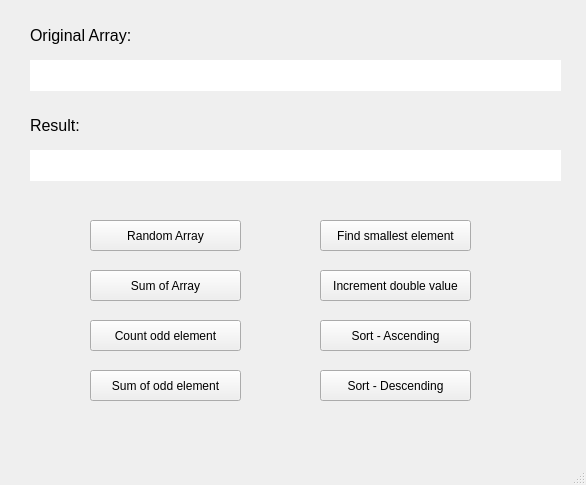
<?xml version="1.0" encoding="UTF-8"?>
<ui version="4.0">
 <class>MainWindow</class>
 <widget class="QMainWindow" name="MainWindow">
  <property name="geometry">
   <rect>
    <x>0</x>
    <y>0</y>
    <width>586</width>
    <height>485</height>
   </rect>
  </property>
  <property name="windowTitle">
   <string>MainWindow</string>
  </property>
  <widget class="QWidget" name="centralwidget">
   <widget class="QLabel" name="label">
    <property name="geometry">
     <rect>
      <x>30</x>
      <y>20</y>
      <width>121</width>
      <height>31</height>
     </rect>
    </property>
    <property name="font">
     <font>
      <pointsize>12</pointsize>
     </font>
    </property>
    <property name="text">
     <string>Original Array:</string>
    </property>
   </widget>
   <widget class="QLabel" name="labelArray">
    <property name="geometry">
     <rect>
      <x>30</x>
      <y>60</y>
      <width>531</width>
      <height>31</height>
     </rect>
    </property>
    <property name="font">
     <font>
      <pointsize>11</pointsize>
     </font>
    </property>
    <property name="styleSheet">
     <string notr="true">background-color: rgb(255, 255, 255);
color: rgb(0, 0, 0);</string>
    </property>
    <property name="text">
     <string/>
    </property>
   </widget>
   <widget class="QLabel" name="label_3">
    <property name="geometry">
     <rect>
      <x>30</x>
      <y>110</y>
      <width>121</width>
      <height>31</height>
     </rect>
    </property>
    <property name="font">
     <font>
      <pointsize>12</pointsize>
     </font>
    </property>
    <property name="text">
     <string>Result:</string>
    </property>
   </widget>
   <widget class="QLabel" name="labelResult">
    <property name="geometry">
     <rect>
      <x>30</x>
      <y>150</y>
      <width>531</width>
      <height>31</height>
     </rect>
    </property>
    <property name="font">
     <font>
      <pointsize>11</pointsize>
     </font>
    </property>
    <property name="styleSheet">
     <string notr="true">background-color: rgb(255, 255, 255);
color: rgb(0, 0, 0);</string>
    </property>
    <property name="text">
     <string/>
    </property>
   </widget>
   <widget class="QPushButton" name="pushButtonRandom">
    <property name="geometry">
     <rect>
      <x>90</x>
      <y>220</y>
      <width>151</width>
      <height>31</height>
     </rect>
    </property>
    <property name="font">
     <font>
      <pointsize>9</pointsize>
     </font>
    </property>
    <property name="text">
     <string>Random Array</string>
    </property>
   </widget>
   <widget class="QPushButton" name="pushButtonSumArray">
    <property name="geometry">
     <rect>
      <x>90</x>
      <y>270</y>
      <width>151</width>
      <height>31</height>
     </rect>
    </property>
    <property name="font">
     <font>
      <pointsize>9</pointsize>
     </font>
    </property>
    <property name="text">
     <string>Sum of Array</string>
    </property>
   </widget>
   <widget class="QPushButton" name="pushButtonCountOdd">
    <property name="geometry">
     <rect>
      <x>90</x>
      <y>320</y>
      <width>151</width>
      <height>31</height>
     </rect>
    </property>
    <property name="font">
     <font>
      <pointsize>9</pointsize>
     </font>
    </property>
    <property name="text">
     <string>Count odd element</string>
    </property>
   </widget>
   <widget class="QPushButton" name="pushButtonSumOdd">
    <property name="geometry">
     <rect>
      <x>90</x>
      <y>370</y>
      <width>151</width>
      <height>31</height>
     </rect>
    </property>
    <property name="font">
     <font>
      <pointsize>9</pointsize>
     </font>
    </property>
    <property name="text">
     <string>Sum of odd element</string>
    </property>
   </widget>
   <widget class="QPushButton" name="pushButtonSmallest">
    <property name="geometry">
     <rect>
      <x>320</x>
      <y>220</y>
      <width>151</width>
      <height>31</height>
     </rect>
    </property>
    <property name="font">
     <font>
      <pointsize>9</pointsize>
     </font>
    </property>
    <property name="text">
     <string>Find smallest element</string>
    </property>
   </widget>
   <widget class="QPushButton" name="pushButtonAscending">
    <property name="geometry">
     <rect>
      <x>320</x>
      <y>320</y>
      <width>151</width>
      <height>31</height>
     </rect>
    </property>
    <property name="font">
     <font>
      <pointsize>9</pointsize>
     </font>
    </property>
    <property name="text">
     <string>Sort - Ascending</string>
    </property>
   </widget>
   <widget class="QPushButton" name="pushButtonDouble">
    <property name="geometry">
     <rect>
      <x>320</x>
      <y>270</y>
      <width>151</width>
      <height>31</height>
     </rect>
    </property>
    <property name="font">
     <font>
      <pointsize>9</pointsize>
     </font>
    </property>
    <property name="text">
     <string>Increment double value</string>
    </property>
   </widget>
   <widget class="QPushButton" name="pushButtonDescending">
    <property name="geometry">
     <rect>
      <x>320</x>
      <y>370</y>
      <width>151</width>
      <height>31</height>
     </rect>
    </property>
    <property name="font">
     <font>
      <pointsize>9</pointsize>
     </font>
    </property>
    <property name="text">
     <string>Sort - Descending</string>
    </property>
   </widget>
  </widget>
  <widget class="QMenuBar" name="menubar">
   <property name="geometry">
    <rect>
     <x>0</x>
     <y>0</y>
     <width>586</width>
     <height>22</height>
    </rect>
   </property>
  </widget>
  <widget class="QStatusBar" name="statusbar"/>
 </widget>
 <resources/>
 <connections/>
</ui>
